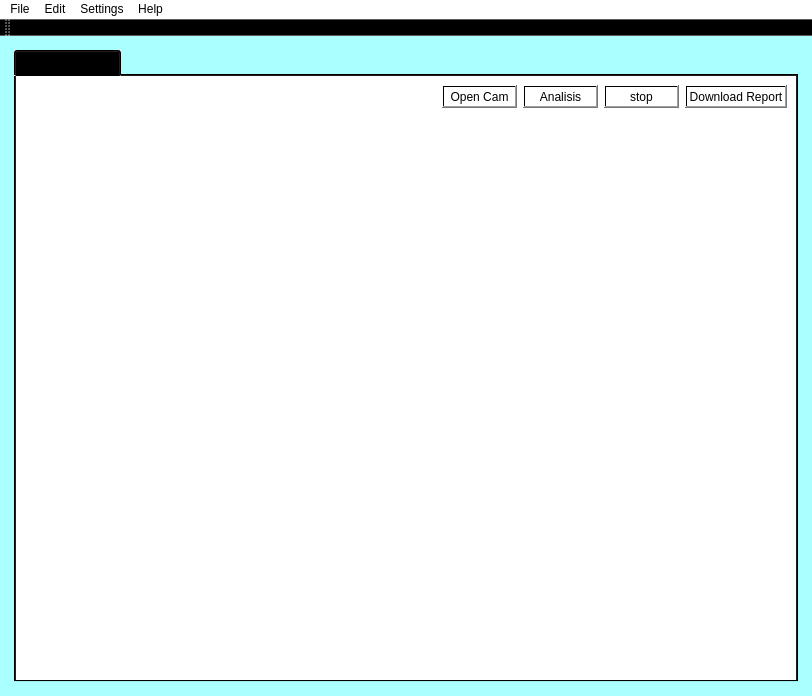
<?xml version="1.0" encoding="UTF-8"?>
<ui version="4.0">
 <class>main</class>
 <widget class="QMainWindow" name="main">
  <property name="geometry">
   <rect>
    <x>0</x>
    <y>0</y>
    <width>812</width>
    <height>696</height>
   </rect>
  </property>
  <property name="windowTitle">
   <string>MainWindow</string>
  </property>
  <property name="styleSheet">
   <string notr="true">background-color: qlineargradient(spread:pad, x1:0, y1:1, x2:1, y2:0, stop:0 rgba(255, 255, 255, 1), stop:1 rgba(255, 255, 255, 255));</string>
  </property>
  <widget class="QWidget" name="bgMainWindow">
   <property name="styleSheet">
    <string notr="true">QWidget#bgMainWindow{
	
	background-color: rgb(170, 255, 255);
}</string>
   </property>
   <layout class="QGridLayout" name="gridLayout">
    <item row="0" column="0">
     <layout class="QVBoxLayout" name="verticalLayout">
      <property name="spacing">
       <number>10</number>
      </property>
      <property name="leftMargin">
       <number>5</number>
      </property>
      <property name="topMargin">
       <number>5</number>
      </property>
      <property name="rightMargin">
       <number>5</number>
      </property>
      <property name="bottomMargin">
       <number>5</number>
      </property>
      <item>
       <widget class="QTabWidget" name="tabWidget">
        <property name="enabled">
         <bool>true</bool>
        </property>
        <property name="sizePolicy">
         <sizepolicy hsizetype="Expanding" vsizetype="Expanding">
          <horstretch>0</horstretch>
          <verstretch>0</verstretch>
         </sizepolicy>
        </property>
        <property name="whatsThis">
         <string/>
        </property>
        <property name="autoFillBackground">
         <bool>false</bool>
        </property>
        <property name="styleSheet">
         <string notr="true"/>
        </property>
        <property name="currentIndex">
         <number>0</number>
        </property>
        <widget class="QWidget" name="tab">
         <attribute name="title">
          <string>Analasis Wajah</string>
         </attribute>
         <layout class="QVBoxLayout" name="verticalLayout_3">
          <item>
           <layout class="QHBoxLayout" name="horizontalLayout">
            <item>
             <spacer name="horizontalSpacer">
              <property name="orientation">
               <enum>Qt::Horizontal</enum>
              </property>
              <property name="sizeHint" stdset="0">
               <size>
                <width>40</width>
                <height>5</height>
               </size>
              </property>
             </spacer>
            </item>
            <item>
             <widget class="QPushButton" name="btn_opencam">
              <property name="text">
               <string>Open Cam</string>
              </property>
             </widget>
            </item>
            <item>
             <widget class="QPushButton" name="btn_analisis">
              <property name="text">
               <string>Analisis</string>
              </property>
             </widget>
            </item>
            <item>
             <widget class="QPushButton" name="btn_stop">
              <property name="text">
               <string>stop</string>
              </property>
             </widget>
            </item>
            <item>
             <widget class="QPushButton" name="btn_download">
              <property name="text">
               <string>Download Report</string>
              </property>
             </widget>
            </item>
           </layout>
          </item>
          <item>
           <layout class="QHBoxLayout" name="verticalLayout_2">
            <item>
             <widget class="QLabel" name="image_label">
              <property name="autoFillBackground">
               <bool>false</bool>
              </property>
             </widget>
            </item>
           </layout>
          </item>
         </layout>
        </widget>
       </widget>
      </item>
     </layout>
    </item>
   </layout>
  </widget>
  <widget class="QMenuBar" name="menubar">
   <property name="geometry">
    <rect>
     <x>0</x>
     <y>0</y>
     <width>812</width>
     <height>21</height>
    </rect>
   </property>
   <widget class="QMenu" name="menuFile">
    <property name="title">
     <string>File</string>
    </property>
   </widget>
   <widget class="QMenu" name="menuEdit">
    <property name="title">
     <string>Edit</string>
    </property>
   </widget>
   <widget class="QMenu" name="menuSettings">
    <property name="title">
     <string>Settings</string>
    </property>
   </widget>
   <widget class="QMenu" name="menuHelp">
    <property name="title">
     <string>Help</string>
    </property>
   </widget>
   <addaction name="menuFile"/>
   <addaction name="menuEdit"/>
   <addaction name="menuSettings"/>
   <addaction name="menuHelp"/>
  </widget>
  <widget class="QToolBar" name="toolBar">
   <property name="windowTitle">
    <string>toolBar</string>
   </property>
   <attribute name="toolBarArea">
    <enum>TopToolBarArea</enum>
   </attribute>
   <attribute name="toolBarBreak">
    <bool>false</bool>
   </attribute>
  </widget>
 </widget>
 <resources/>
 <connections/>
</ui>
